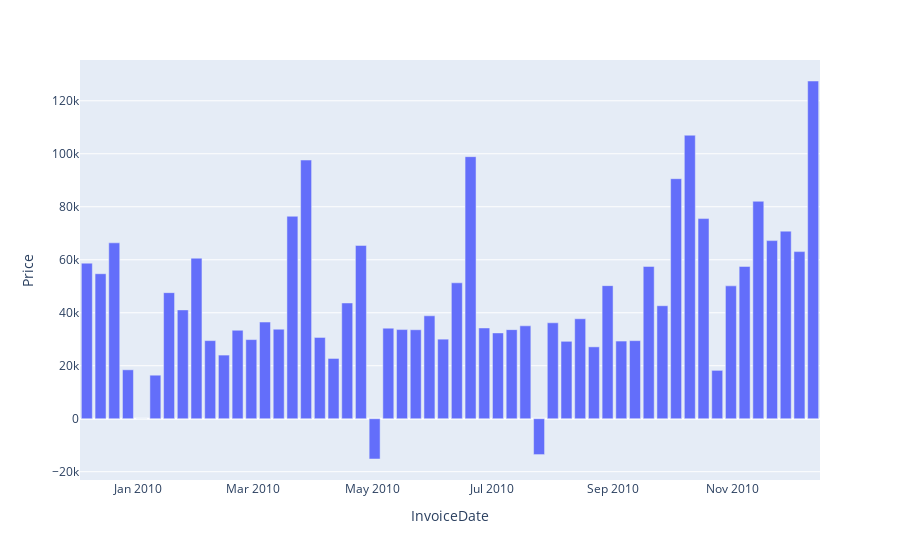

The notebook cell saved with this chart:
### Code cell
px.bar(data[['InvoiceDate','Price']].set_index('InvoiceDate').resample('W').sum().reset_index(),
       x='InvoiceDate', y='Price')
